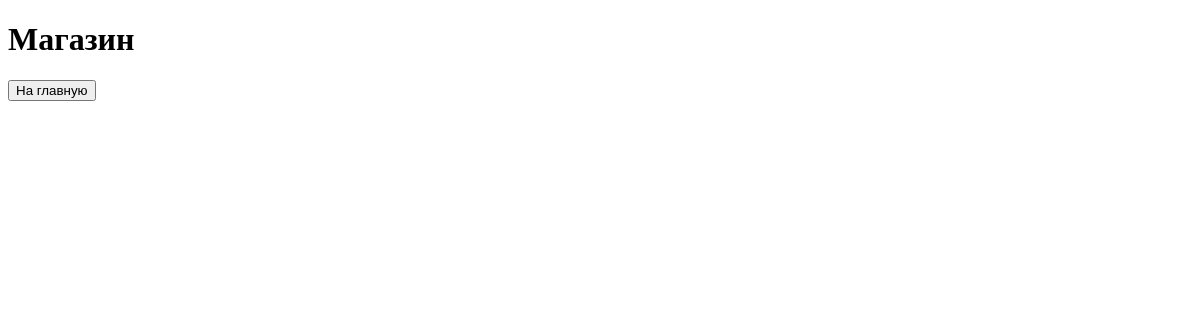
Page /shop/ on the earlier database version.
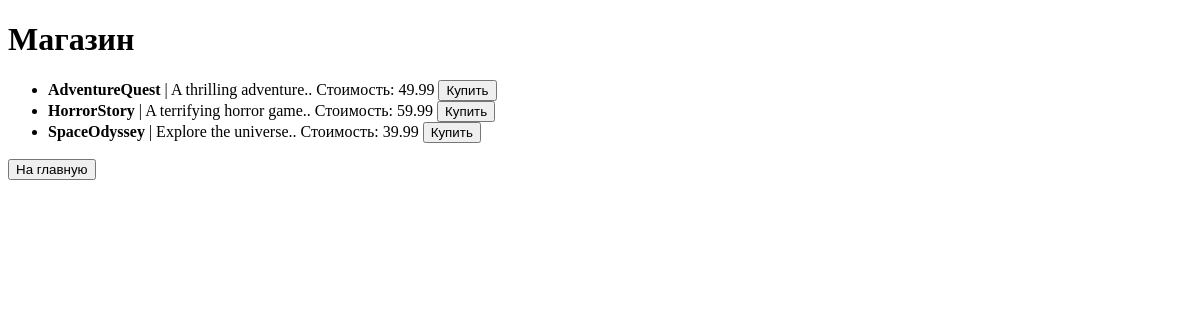
Same page on the later database version.
### task1/models.py (models this page shows, shortened)
class Game(models.Model):
    title = models.CharField(max_length=200)
    cost = models.DecimalField(max_digits=10, decimal_places=2)
    size = models.DecimalField(max_digits=10, decimal_places=2)
    description = models.TextField()
    age_limited = models.BooleanField(default=False)
    buyers = models.ManyToManyField(Buyer, related_name='games')

### task1/views.py (the view)
# urls.py: path('shop/', shop_page, name='shop_page'),
def shop_page(request):
    games = Game.objects.all()
    return render(request, 'task1/shop_page.html', {'games': games})

### task1/templates/task1/shop_page.html (shortened to what this page needs)
{% extends 'task1/menu.html' %}
{% block content %}
<h1>Магазин</h1>
<ul>
    {% for game in games %}
    <li>
        <strong>{{ game.title }}</strong> | {{ game.description }}. Стоимость: {{ game.cost }}
        <button>Купить</button>
    </li>
    {% endfor %}
</ul>
<a href="{% url 'main_page' %}">
    <button>На главную</button>
</a>
{% endblock %}

### task1/templates/task1/menu.html (shortened to what this page needs)
<!DOCTYPE html>
<html lang="en">
<head>
</head>
<body>
    <div>
        {% block content %}
        {% endblock %}
    </div>
</body>
</html>

Differences in the rows shown:
added Game: title "AdventureQuest", description "A thrilling adventure.", cost "49.99"
added Game: title "HorrorStory", description "A terrifying horror game.", cost "59.99"
added Game: title "SpaceOdyssey", description "Explore the universe.", cost "39.99"
